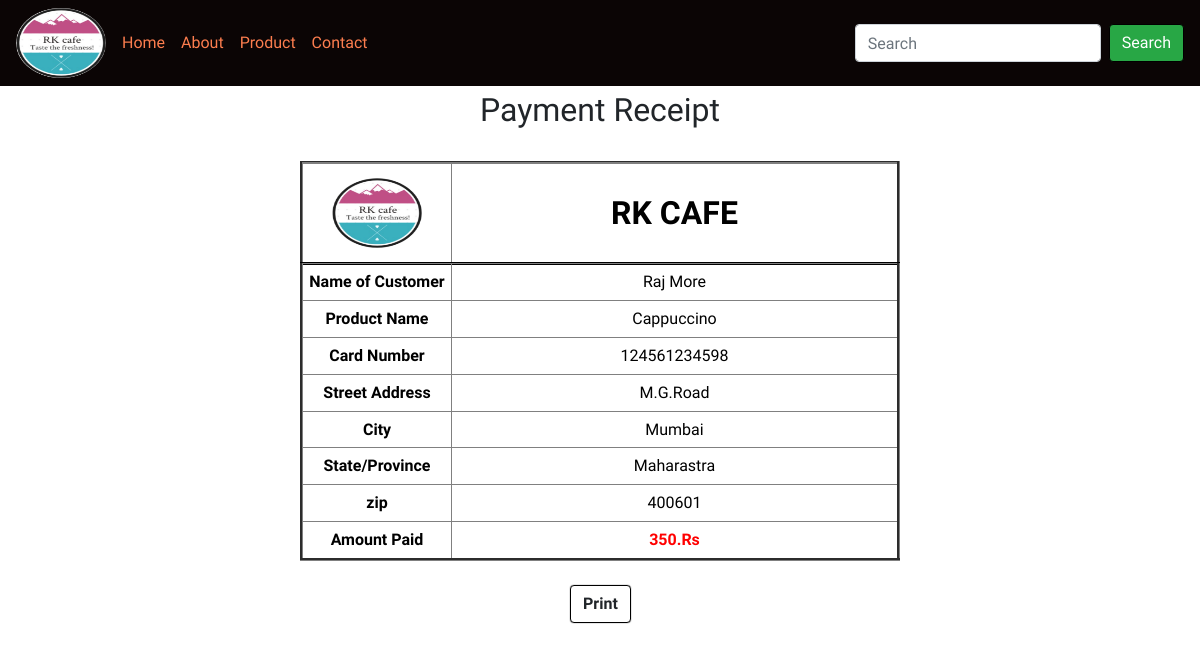
The app's page /recipt with its own data.
### cafe/models.py (models this page shows)
class Order(models.Model):
    oid = models.IntegerField(primary_key=True)
    noc = models.CharField(max_length=122)
    cardno = models.CharField(max_length=20)
    expiry = models.CharField(max_length=20)
    prod= models.CharField(max_length=50)
    price =models.CharField(max_length=10)
    cvv = models.CharField(max_length=4)
    street = models.CharField(max_length=122)
    city = models.CharField(max_length=122)
    state = models.CharField(max_length=122)
    zip = models.CharField(max_length=6)

### cafe/views.py (the view, shortened to what this page needs)
# urls.py: path("recipt", views.recipt,name='recipt')
def recipt(request):
    order = Order.objects.order_by('-oid')[:1]
    context = {'order':order}
    return render(request, 'recipt.html',context)

### templates/recipt.html (shortened to what this page needs)
{% extends 'base.html' %}
{% block body %}
<center>
    <h2 style="margin-top: 5px;">Payment Receipt</h2><br>
    <table border="3" width="600px" height="400px" style="color:#000">
    <tr>
        <tr class="border-bottom">
            <th class="text-center" style="width: 150px;"><img src="static/logo.png" height="70px" width="90px"></th>
            <td class="text-center">
                <strong> RK CAFE</strong>
            </td>
        </tr>
    </tr>
    {% for i in order%}
    <tr>
        <tr class="text-center">
            <th>Name of Customer</th>
            <td>
                {{ i.noc }}
            </td>
        </tr>
        <tr class="text-center">
            <th>Product Name</th>
            <td>
                {{ i.prod }}
            </td>
        </tr>
        <tr class="text-center">
            <th>Card Number</th>
            <td>
                {{ i.cardno }}
            </td>
        </tr>
        <tr class="text-center">
            <th>Street Address</th>
            <td>
                {{ i.street }}
            </td>
        </tr>
        <tr class="text-center">
            <th>City</th>
            <td>
                {{ i.city }}
            </td>
        </tr>
        <tr class="text-center">
            <th>State/Province</th>
            <td>
                {{ i.state }}
            </td>
        </tr>
        <tr class="text-center">
            <th>zip</th>
            <td>
                {{ i.zip }}
            </td>
        </tr>
        <tr class="text-center">
            <th>Amount Paid</th>
            <td style="color: red;">
               <b>{{ i.price }}.Rs</b>
            </td>
        </tr>
        </tr>
    {% endfor %}
    </table>
    <button class="btn hvr-right my-4 text-capitalize" id="printp" onclick="window.print()" style="margin-top: 15px;;"><b>Print</b></button>
</center>
{% endblock body %}

### static/style.css (style rules this page uses)
body { font-family: 'Comic Neue', cursive; }
.hvr-right { display: inline-block; vertical-align: middle; transition-duration: 0.5s ; transform: perspective(1px) translateZ(0); box-shadow: 0 0 1px #000; position: relative; transition-property: color; }
.hvr-right:before { content: ""; position: absolute; z-index: -1; top: 0; left: 0; right: 0; bottom: 0; background: #dbc1ac; transition-timing-function: ease-out; transform: scaleX(0); transform-origin: 0.50%; transition-property: transform; transition-duration: 0.5s; }

### templates/recipt.html (style rules this page uses)
.border-bottom { border-bottom: 3px solid #000 !important; }
strong { font-size: xx-large; }
.btn { border: 1px solid black; }

### records on screen
Order: noc "Raj More", prod "Cappuccino", cardno "124561234598", street "M.G.Road", city "Mumbai", state "Maharastra", zip "400601", price "350"
